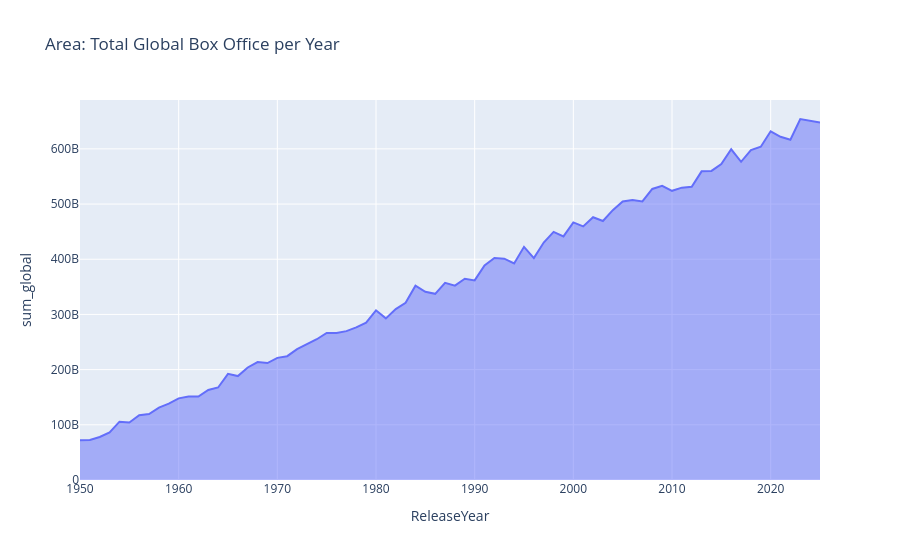

The notebook cell this image was saved under:
### Markdown cell above
# Area Charts
## Total global revenue per year (area)

### Code cell
sdf = (movies_df
       .groupBy("ReleaseYear")
       .agg(F.sum("Global_BoxOfficeUSD").alias("sum_global"))
       .orderBy("ReleaseYear"))

fig = sdf.plot.area(x="ReleaseYear", y="sum_global", title="Area: Total Global Box Office per Year")
fig.show()
